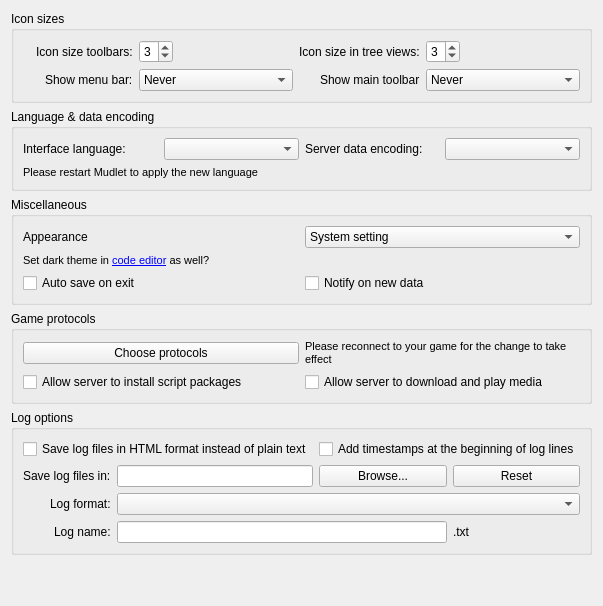
     <widget class="QWidget" name="tab_general">
      <property name="sizePolicy">
       <sizepolicy hsizetype="Expanding" vsizetype="Expanding">
        <horstretch>0</horstretch>
        <verstretch>0</verstretch>
       </sizepolicy>
      </property>
      <attribute name="title">
       <string>General</string>
      </attribute>
      <layout class="QVBoxLayout" name="vBoxLayout_tab_general">
       <item>
        <widget class="QGroupBox" name="groupBox_iconsAndToolbars">
         <property name="title">
          <string>Icon sizes</string>
         </property>
         <layout class="QGridLayout" name="gridLayout_groupBox_iconsAndToolbars">
          <item row="0" column="0" alignment="Qt::AlignmentFlag::AlignRight">
           <widget class="QLabel" name="label_mainIconSize">
            <property name="text">
             <string>Icon size toolbars:</string>
            </property>
            <property name="buddy">
             <cstring>MainIconSize</cstring>
            </property>
           </widget>
          </item>
          <item row="0" column="1" alignment="Qt::AlignmentFlag::AlignLeft">
           <widget class="QSpinBox" name="MainIconSize">
            <property name="specialValueText">
             <string/>
            </property>
            <property name="minimum">
             <number>1</number>
            </property>
            <property name="maximum">
             <number>4</number>
            </property>
            <property name="value">
             <number>3</number>
            </property>
           </widget>
          </item>
          <item row="0" column="2" alignment="Qt::AlignmentFlag::AlignRight">
           <widget class="QLabel" name="label_33">
            <property name="text">
             <string>Icon size in tree views:</string>
            </property>
            <property name="buddy">
             <cstring>TEFolderIconSize</cstring>
            </property>
           </widget>
          </item>
          <item row="0" column="3" alignment="Qt::AlignmentFlag::AlignLeft">
           <widget class="QSpinBox" name="TEFolderIconSize">
            <property name="minimum">
             <number>1</number>
            </property>
            <property name="maximum">
             <number>4</number>
            </property>
            <property name="value">
             <number>3</number>
            </property>
           </widget>
          </item>
          <item row="1" column="0" alignment="Qt::AlignmentFlag::AlignRight">
           <widget class="QLabel" name="label_menuBarVisiblity">
            <property name="text">
             <string>Show menu bar:</string>
            </property>
            <property name="buddy">
             <cstring>comboBox_menuBarVisibility</cstring>
            </property>
           </widget>
          </item>
          <item row="1" column="1" alignment="Qt::AlignmentFlag::AlignLeft">
           <widget class="QComboBox" name="comboBox_menuBarVisibility">
            <property name="currentIndex">
             <number>0</number>
            </property>
            <item>
             <property name="text">
              <string>Never</string>
             </property>
            </item>
            <item>
             <property name="text">
              <string>Until a profile is loaded</string>
             </property>
            </item>
            <item>
             <property name="text">
              <string>Always</string>
             </property>
            </item>
           </widget>
          </item>
          <item row="1" column="2" alignment="Qt::AlignmentFlag::AlignRight">
           <widget class="QLabel" name="label_toolBarVisibility">
            <property name="text">
             <string>Show main toolbar</string>
            </property>
            <property name="buddy">
             <cstring>comboBox_toolBarVisibility</cstring>
            </property>
           </widget>
          </item>
          <item row="1" column="3" alignment="Qt::AlignmentFlag::AlignLeft">
           <widget class="QComboBox" name="comboBox_toolBarVisibility">
            <property name="currentIndex">
             <number>0</number>
            </property>
            <item>
             <property name="text">
              <string>Never</string>
             </property>
            </item>
            <item>
             <property name="text">
              <string>Until a profile is loaded</string>
             </property>
            </item>
            <item>
             <property name="text">
              <string>Always</string>
             </property>
            </item>
           </widget>
          </item>
         </layout>
        </widget>
       </item>
       <item>
        <widget class="QGroupBox" name="groupBox_encoding">
         <property name="title">
          <string>Language &amp;&amp; data encoding</string>
         </property>
         <layout class="QGridLayout" name="gridLayout_groupBox_encoding">
          <item row="0" column="0">
           <widget class="QLabel" name="label_guiLanguage">
            <property name="text">
             <string>Interface language:</string>
            </property>
           </widget>
          </item>
          <item row="0" column="1">
           <widget class="QComboBox" name="comboBox_guiLanguage">
            <property name="toolTip">
             <string>&lt;p&gt;Can you help translate Mudlet?&lt;/p&gt;&lt;p&gt;If so, please visit: &lt;b&gt;https://www.mudlet.org/translate&lt;/b&gt;.&lt;/p&gt;</string>
            </property>
           </widget>
          </item>
          <item row="0" column="2">
           <widget class="QLabel" name="label_encoding">
            <property name="text">
             <string>Server data encoding:</string>
            </property>
           </widget>
          </item>
          <item row="0" column="3">
           <widget class="QComboBox" name="comboBox_encoding">
            <property name="enabled">
             <bool>true</bool>
            </property>
            <property name="toolTip">
             <string>&lt;p&gt;If you are playing a non-English game and seeing � instead of text, or special letters like &lt;span style=&quot; font-weight:600;&quot;&gt;ñ&lt;/span&gt; aren't showing right - try changing the encoding to UTF-8 or to one suggested by your game.&lt;/p&gt;&lt;p&gt;For some encodings on some Operating Systems Mudlet itself has to provide the codec needed; if that is the case for this Mudlet then there will be a &lt;tt&gt;m &lt;/tt&gt; prefixed applied to those encoding names (so if they have errors the blame can be applied correctly!)&lt;/p&gt;</string>
            </property>
           </widget>
          </item>
          <item row="1" column="0" colspan="2">
           <widget class="QLabel" name="label_languageChangeWarning">
            <property name="font">
             <font>
              <pointsize>8</pointsize>
             </font>
            </property>
            <property name="text">
             <string>Please restart Mudlet to apply the new language</string>
            </property>
           </widget>
          </item>
         </layout>
        </widget>
       </item>
       <item>
        <widget class="QGroupBox" name="groupBox_miscellaneous">
         <property name="title">
          <string>Miscellaneous</string>
         </property>
         <layout class="QGridLayout" name="gridLayout_groupBox_miscellaneous">
          <item row="0" column="0">
           <widget class="QLabel" name="label_appearance">
            <property name="text">
             <string>Appearance</string>
            </property>
            <property name="buddy">
             <cstring>comboBox_appearance</cstring>
            </property>
           </widget>
          </item>
          <item row="0" column="1">
           <widget class="QComboBox" name="comboBox_appearance">
            <item>
             <property name="text">
              <string>System setting</string>
             </property>
            </item>
            <item>
             <property name="text">
              <string>Light</string>
             </property>
            </item>
            <item>
             <property name="text">
              <string>Dark</string>
             </property>
            </item>
           </widget>
          </item>
          <item row="1" column="0" colspan="2">
           <widget class="QLabel" name="label_darkEditorPrompt">
            <property name="font">
             <font>
              <pointsize>8</pointsize>
             </font>
            </property>
            <property name="text">
             <string>Set dark theme in &lt;a href=&quot;dark-code-editor&quot;&gt;code editor&lt;/a&gt; as well?</string>
            </property>
            <property name="textFormat">
             <enum>Qt::TextFormat::RichText</enum>
            </property>
           </widget>
          </item>
          <item row="2" column="0">
           <widget class="QCheckBox" name="mFORCE_SAVE_ON_EXIT">
            <property name="text">
             <string>Auto save on exit</string>
            </property>
           </widget>
          </item>
          <item row="2" column="1">
           <widget class="QCheckBox" name="mAlertOnNewData">
            <property name="toolTip">
             <string>&lt;p&gt;Show a toolbar notification if Mudlet is minimized and new data arrives.&lt;/p&gt;</string>
            </property>
            <property name="text">
             <string>Notify on new data</string>
            </property>
           </widget>
          </item>
         </layout>
        </widget>
       </item>
       <item>
        <widget class="QGroupBox" name="groupBox_protocols">
         <property name="title">
          <string>Game protocols</string>
         </property>
         <layout class="QGridLayout" name="gridLayout_groupBox_protocols">
          <item row="0" column="0">
           <widget class="QPushButton" name="pushButton_chooseProtocols">
            <property name="text">
             <string>Choose protocols</string>
            </property>
           </widget>
          </item>
          <item row="0" column="1">
           <widget class="QLabel" name="need_reconnect_for_data_protocol">
            <property name="enabled">
             <bool>true</bool>
            </property>
            <property name="font">
             <font>
              <pointsize>8</pointsize>
             </font>
            </property>
            <property name="mouseTracking">
             <bool>false</bool>
            </property>
            <property name="text">
             <string>Please reconnect to your game for the change to take effect</string>
            </property>
            <property name="textFormat">
             <enum>Qt::TextFormat::AutoText</enum>
            </property>
            <property name="wordWrap">
             <bool>true</bool>
            </property>
           </widget>
          </item>
          <item row="1" column="0">
           <widget class="QCheckBox" name="acceptServerGUI">
            <property name="text">
             <string>Allow server to install script packages</string>
            </property>
           </widget>
          </item>
          <item row="1" column="1">
           <widget class="QCheckBox" name="acceptServerMedia">
            <property name="toolTip">
             <string>&lt;p&gt;This also needs GMCP to be enabled in the protocols.&lt;/p&gt;</string>
            </property>
            <property name="text">
             <string>Allow server to download and play media</string>
            </property>
           </widget>
          </item>
         </layout>
        </widget>
       </item>
       <item>
        <widget class="QGroupBox" name="groupBox_logOptions">
         <property name="title">
          <string>Log options</string>
         </property>
         <layout class="QGridLayout" name="gridLayout_groupBox_logOptions" columnstretch="1,3,2,2">
          <item row="0" column="0" colspan="2">
           <widget class="QCheckBox" name="mIsToLogInHtml">
            <property name="toolTip">
             <string>&lt;p&gt;When checked will cause the date-stamp named log file to be HTML (file extension '.html') which can convey color, font and other formatting information rather than a plain text (file extension '.txt') format.  If changed while logging is already in progress it is necessary to stop and restart logging for this setting to take effect in a new log file.&lt;/p&gt;</string>
            </property>
            <property name="text">
             <string>Save log files in HTML format instead of plain text</string>
            </property>
           </widget>
          </item>
          <item row="0" column="2" colspan="2">
           <widget class="QCheckBox" name="mIsLoggingTimestamps">
            <property name="text">
             <string>Add timestamps at the beginning of log lines</string>
            </property>
           </widget>
          </item>
          <item row="1" column="0" alignment="Qt::AlignmentFlag::AlignRight">
           <widget class="QLabel" name="label_whereToLog">
            <property name="text">
             <string>Save log files in:</string>
            </property>
            <property name="buddy">
             <cstring>pushButton_whereToLog</cstring>
            </property>
           </widget>
          </item>
          <item row="1" column="1">
           <widget class="QLineEdit" name="lineEdit_logFileFolder">
            <property name="readOnly">
             <bool>true</bool>
            </property>
           </widget>
          </item>
          <item row="1" column="2">
           <widget class="QPushButton" name="pushButton_whereToLog">
            <property name="text">
             <string>Browse...</string>
            </property>
           </widget>
          </item>
          <item row="1" column="3">
           <widget class="QPushButton" name="pushButton_resetLogDir">
            <property name="text">
             <string>Reset</string>
            </property>
           </widget>
          </item>
          <item row="2" column="0" alignment="Qt::AlignmentFlag::AlignRight">
           <widget class="QLabel" name="label_logFileNameFormat">
            <property name="text">
             <string>Log format:</string>
            </property>
            <property name="buddy">
             <cstring>comboBox_logFileNameFormat</cstring>
            </property>
           </widget>
          </item>
          <item row="2" column="1" colspan="3">
           <widget class="QComboBox" name="comboBox_logFileNameFormat"/>
          </item>
          <item row="3" column="0" alignment="Qt::AlignmentFlag::AlignRight">
           <widget class="QLabel" name="label_logFileName">
            <property name="text">
             <string>Log name:</string>
            </property>
            <property name="buddy">
             <cstring>lineEdit_logFileName</cstring>
            </property>
           </widget>
          </item>
          <item row="3" column="1" colspan="2">
           <widget class="QLineEdit" name="lineEdit_logFileName">
            <property name="alignment">
             <set>Qt::AlignmentFlag::AlignRight|Qt::AlignmentFlag::AlignTrailing|Qt::AlignmentFlag::AlignVCenter</set>
            </property>
           </widget>
          </item>
          <item row="3" column="3">
           <widget class="QLabel" name="label_logFileNameExtension">
            <property name="enabled">
             <bool>true</bool>
            </property>
            <property name="text">
             <string>.txt</string>
            </property>
            <property name="buddy">
             <cstring>lineEdit_logFileName</cstring>
            </property>
           </widget>
          </item>
         </layout>
        </widget>
       </item>
       <item>
        <spacer name="verticalSpacer_general">
         <property name="orientation">
          <enum>Qt::Orientation::Vertical</enum>
         </property>
         <property name="sizeHint" stdset="0">
          <size>
           <width>20</width>
           <height>40</height>
          </size>
         </property>
        </spacer>
       </item>
      </layout>
     </widget>
